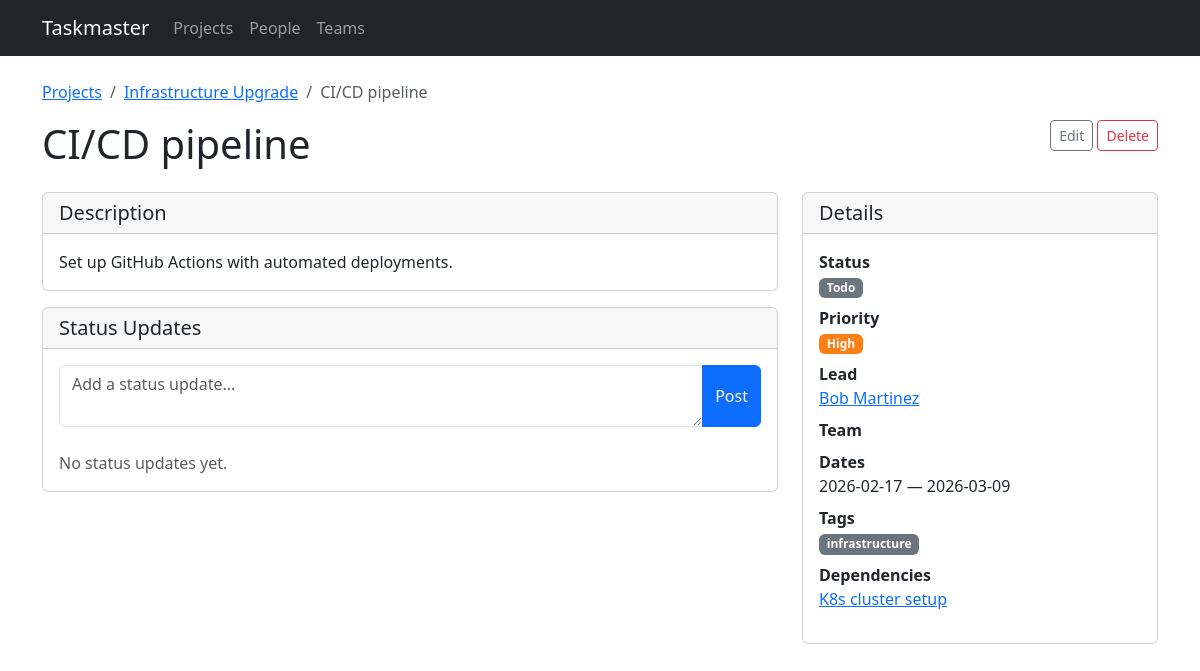
Before: /tasks/16 with the older database file.
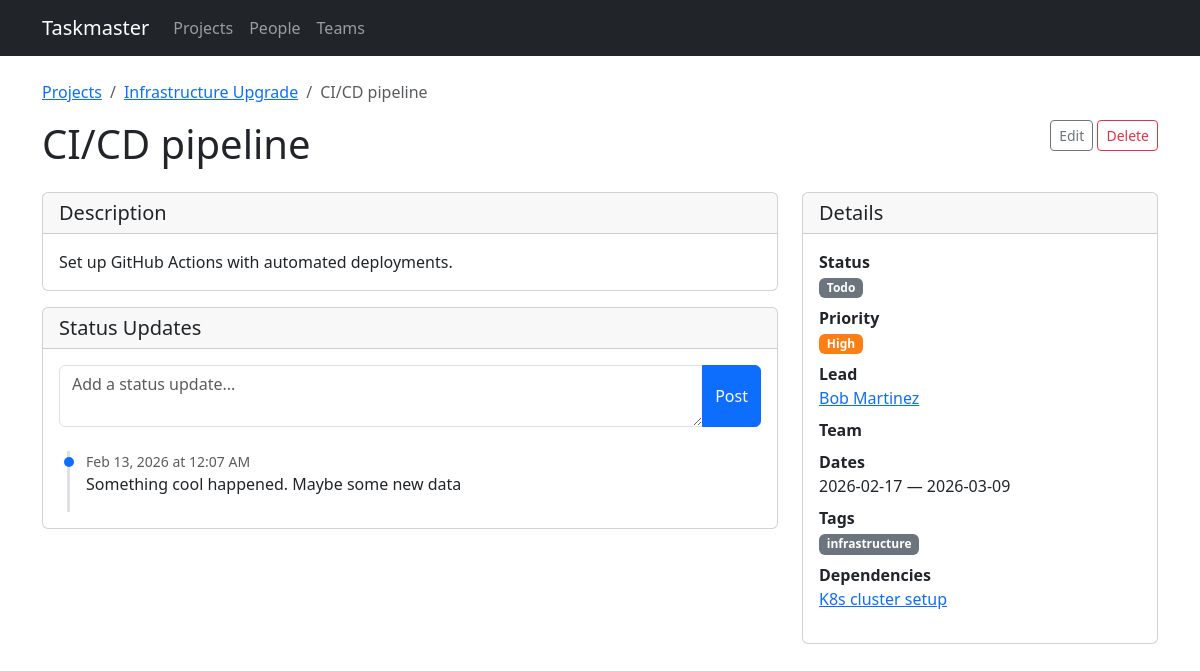
After: the same page with the newer database file.
### models.py (models this page shows, shortened)
class Tag(db.Model):
    id = db.Column(db.Integer, primary_key=True)
    name = db.Column(db.String(50), unique=True, nullable=False)

class Task(db.Model):
    id = db.Column(db.Integer, primary_key=True)
    title = db.Column(db.String(200), nullable=False)
    description = db.Column(db.Text)
    project_id = db.Column(db.Integer, db.ForeignKey('project.id'), nullable=False)
    start_date = db.Column(db.Date, nullable=False)
    end_date = db.Column(db.Date, nullable=False)
    status = db.Column(db.String(20), default='todo')  # todo, in_progress, done
    priority = db.Column(db.String(20), default='medium')  # low, medium, high, critical
    assignments = db.relationship('TaskAssignment', backref='task', lazy=True,
                                   cascade='all, delete-orphan')
    tags = db.relationship('Tag', secondary=task_tags, backref=db.backref('tasks', lazy=True))
    status_updates = db.relationship('StatusUpdate', backref='task', lazy=True,
                                     order_by='StatusUpdate.created_at.desc()',
                                     cascade='all, delete-orphan')
    dependencies = db.relationship(
        'Task',
        secondary='task_dependency',
        primaryjoin='Task.id == TaskDependency.task_id',
        secondaryjoin='Task.id == TaskDependency.depends_on_id',
        backref=db.backref('dependents', lazy=True),
        lazy=True,
    )
    @property
    def lead(self):
        for a in self.assignments:
            if a.is_lead:
                return a.person
        return None
    @property
    def assignees(self):
        return [a.person for a in self.assignments]

class StatusUpdate(db.Model):
    id = db.Column(db.Integer, primary_key=True)
    task_id = db.Column(db.Integer, db.ForeignKey('task.id'), nullable=False)
    content = db.Column(db.Text, nullable=False)
    created_at = db.Column(db.DateTime, default=datetime.utcnow)

### routes/tasks.py (the view)
@bp.route('/tasks/<int:id>')
def detail(id):
    task = Task.query.get_or_404(id)
    return render_template('tasks/detail.html', task=task)

### templates/tasks/detail.html (shortened to what the changed rows need)
{% extends "base.html" %}
{% block content %}
<div class="d-flex justify-content-between align-items-start mb-3">
    <h1>{{ task.title }}</h1>
</div>
<div class="row g-4">
    <div class="col-md-8">
        <div class="card">
            <div class="card-body">
                <form method="post" action="{{ url_for('tasks.add_status_update', id=task.id) }}" class="mb-4">
                    <div class="input-group">
                    </div>
                </form>
                {% if task.status_updates %}
                <div class="status-timeline">
                    {% for update in task.status_updates %}
                    <div class="update-item">
                        <div class="text-muted small">{{ update.created_at.strftime('%b %d, %Y at %I:%M %p') }}</div>
                        <div>{{ update.content }}</div>
                    </div>
                    {% endfor %}
                </div>
                {% else %}
                <p class="text-muted mb-0">No status updates yet.</p>
                {% endif %}
            </div>
        </div>
    </div>
    <div class="col-md-4">
        <div class="card">
            <div class="card-body">
                <dl>
                    <dd>
                        {% for tag in task.tags %}
                        <span class="badge bg-secondary">{{ tag.name }}</span>
                        {% else %}
                        <span class="text-muted">None</span>
                        {% endfor %}
                    </dd>
                    <dd>
                        {% for dep in task.dependencies %}
                        <a href="{{ url_for('tasks.detail', id=dep.id) }}" class="d-block">{{ dep.title }}</a>
                        {% else %}
                        <span class="text-muted">None</span>
                        {% endfor %}
                    </dd>
                </dl>
            </div>
        </div>
    </div>
</div>
{% endblock %}

Changed rows visible on the page:
added StatusUpdate: created_at "Feb 13, 2026 at 12:07 AM", content "Something cool happened. Maybe some new data"
Other visible differences:
text no longer shown: "No status updates yet."
